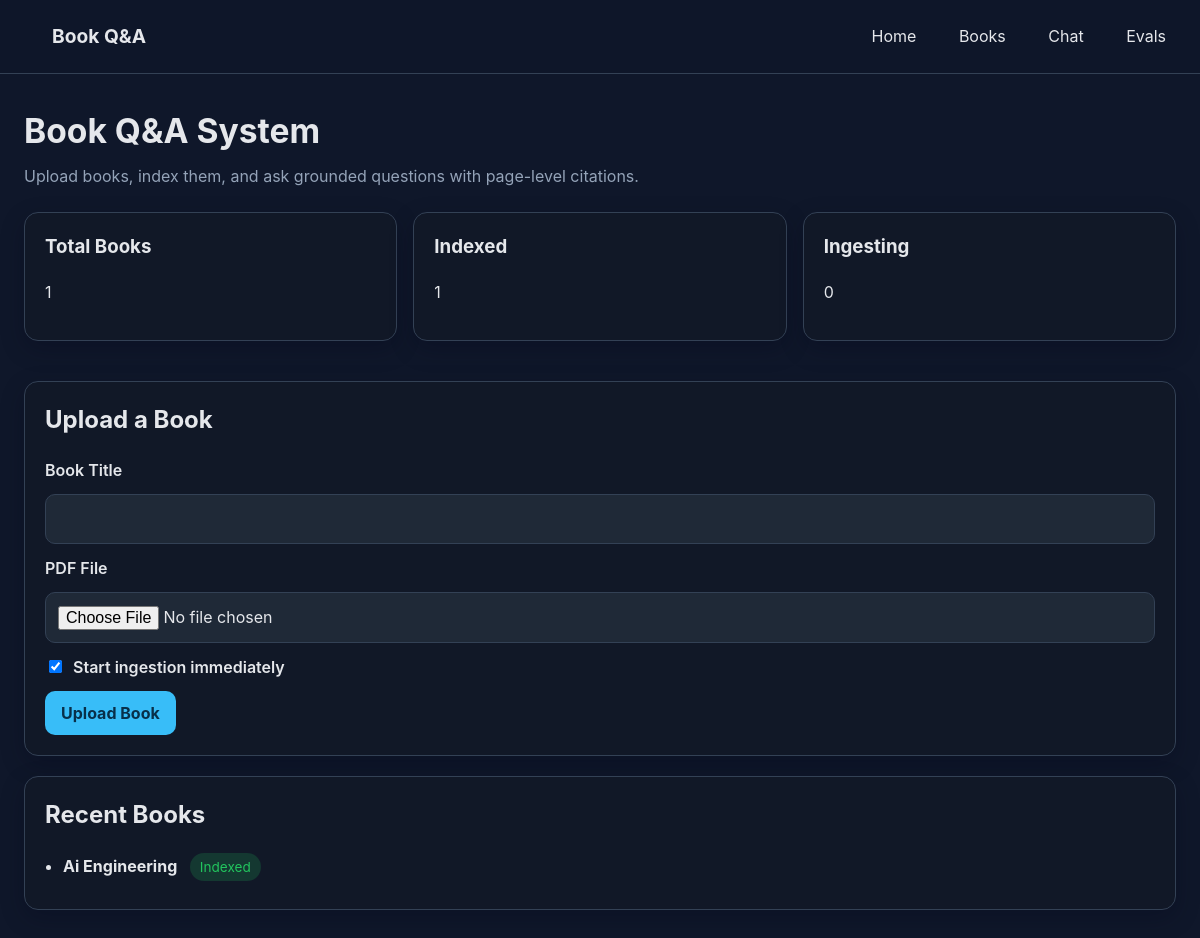
The app's page /, older data.
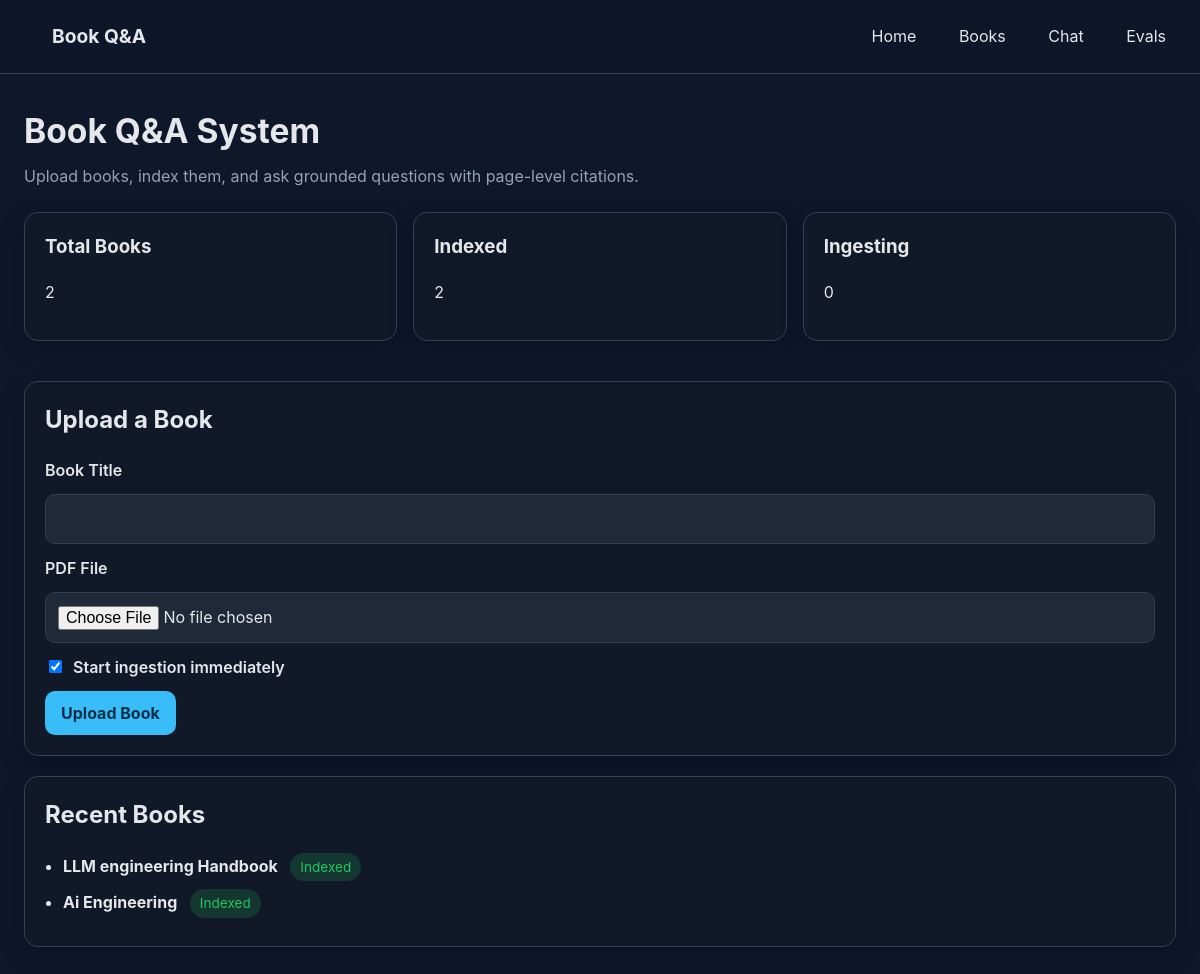
The same page, newer data.
### app/models.py (models this page shows)
class Base(DeclarativeBase):
    pass

class Book(Base):
    __tablename__ = "books"
    id: Mapped[str] = mapped_column(String, primary_key=True)
    title: Mapped[str] = mapped_column(String, nullable=False)
    file_name: Mapped[str] = mapped_column(String, nullable=False)
    file_path: Mapped[str] = mapped_column(String, nullable=False)
    status: Mapped[str] = mapped_column(String, nullable=False, default="uploaded")
    total_pages: Mapped[int | None] = mapped_column(Integer, nullable=True)
    total_sections: Mapped[int | None] = mapped_column(Integer, nullable=True)
    total_chunks: Mapped[int] = mapped_column(Integer, nullable=False, default=0)
    processed_chunks: Mapped[int] = mapped_column(Integer, nullable=False, default=0)
    failed_chunks: Mapped[int] = mapped_column(Integer, nullable=False, default=0)
    progress_percent: Mapped[int] = mapped_column(Integer, nullable=False, default=0)
    current_step: Mapped[str | None] = mapped_column(String, nullable=True)
    last_processed_chunk_index: Mapped[int | None] = mapped_column(Integer, nullable=True)
    error_message: Mapped[str | None] = mapped_column(Text, nullable=True)
    started_at: Mapped[datetime | None] = mapped_column(DateTime, nullable=True)
    finished_at: Mapped[datetime | None] = mapped_column(DateTime, nullable=True)
    created_at: Mapped[datetime] = mapped_column(DateTime, default=datetime.utcnow)
    updated_at: Mapped[datetime] = mapped_column(DateTime, default=datetime.utcnow, onupdate=datetime.utcnow)

### app/web/pages.py (the view)
@router.get("/", response_class=HTMLResponse)
def home(request: Request):
    db = SessionLocal()
    try:
        books = db.query(Book).order_by(Book.created_at.desc()).all()
        total_books = len(books)
        indexed_books = sum(1 for b in books if b.status == "indexed")
        ingesting_books = sum(
            1 for b in books if b.status in {"parsing", "structuring", "chunking", "embedding"}
        )
        return templates.TemplateResponse(
            request=request,
            name="index.html",
            context={
                "books": books,
                "total_books": total_books,
                "indexed_books": indexed_books,
                "ingesting_books": ingesting_books,
            },
        )
    finally:
        db.close()

### app/logging_config.py (called while the page is built)
def get_request_id() -> str:
    return _REQUEST_ID_CTX.get()

    def filter(self, record: logging.LogRecord) -> bool:
        record.request_id = get_request_id()
        return True

### app/templates/index.html (shortened to what this page needs)
{% extends "base.html" %}
{% block content %}
<section class="hero">
    <h1>Book Q&A System</h1>
    <p>Upload books, index them, and ask grounded questions with page-level citations.</p>
</section>
<section class="stats-grid">
    <div class="card">
        <h3>Total Books</h3>
        <p>{{ total_books }}</p>
    </div>
    <div class="card">
        <h3>Indexed</h3>
        <p>{{ indexed_books }}</p>
    </div>
    <div class="card">
        <h3>Ingesting</h3>
        <p>{{ ingesting_books }}</p>
    </div>
</section>
<section class="card">
    <h2>Upload a Book</h2>
    <form action="/upload-book" method="post" enctype="multipart/form-data" class="form-stack">
        <label>Book Title</label>
        <input type="text" name="title" required>
        <label>PDF File</label>
        <input type="file" name="file" accept=".pdf" required>
        <label class="checkbox">
            <input type="checkbox" name="auto_ingest" value="true" checked>
            Start ingestion immediately
        </label>
        <button type="submit">Upload Book</button>
    </form>
</section>
<section class="card">
    <h2>Recent Books</h2>
    {% if books %}
        <ul class="book-list">
            {% for book in books[:5] %}
                <li>
                    <strong>{{ book.title }}</strong>
                    <span class="status status-{{ book.status }}">{{ book.status }}</span>
                </li>
            {% endfor %}
        </ul>
    {% else %}
        <p>No books uploaded yet.</p>
    {% endif %}
</section>
{% endblock %}

Row changes from the older to the newer data that the page shows:
added Book: title "LLM engineering Handbook", status "Indexed"
Text that changed along with them:
{{ total_books }}: "1" → "2"
{{ indexed_books }}: "1" → "2"
